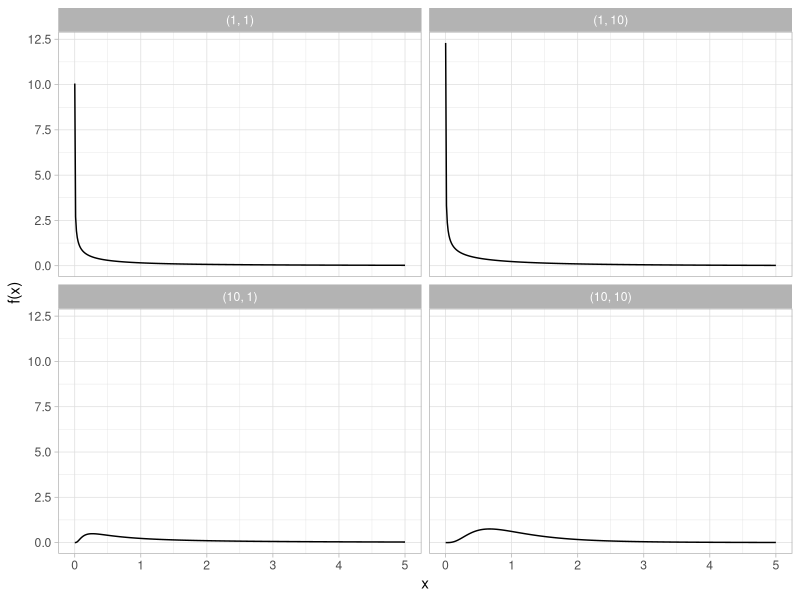
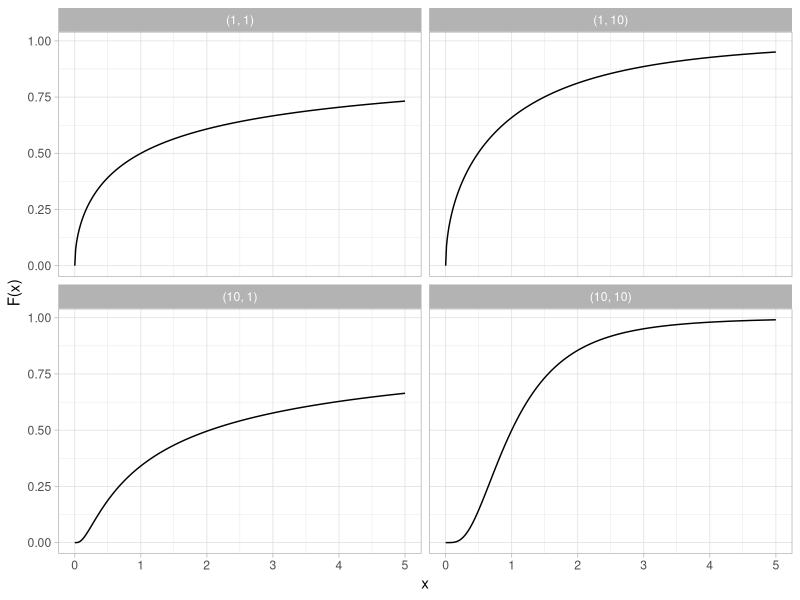
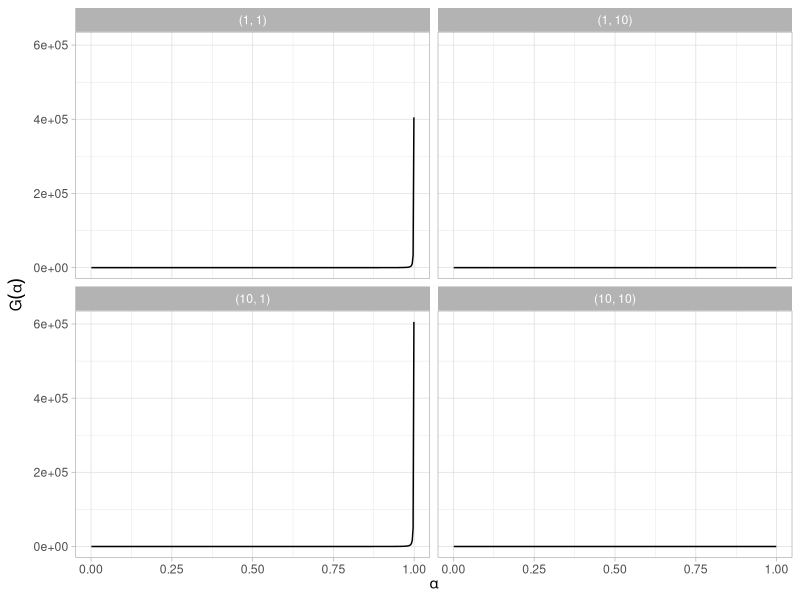

The R script that drew these images, in order:
## ---- chunk 1
#| code-fold: true
#| label: fig-f-dist-pdf
#| fig-cap: "F probability density function for four combinations of the shape parameters"
#| message: false
library(tidyverse)

params <- tribble(
  ~label, ~df1, ~df2,
  "(1, 1)", 1, 1,
  "(1, 10)", 1, 10,
  "(10, 1)", 10, 1,
  "(10, 10)", 10, 10
) |>
  mutate(label = fct_inorder(label))

expand_grid(x = seq(0.001, 5, length.out = 401), params) |>
  mutate(y = df(x, df1, df2)) |>
  ggplot(aes(x, y)) +
  geom_line() +
  facet_wrap(~label) +
  labs(x = "x", y = "f(x)") +
  theme_light()
## ---- chunk 2
#| code-fold: true
#| label: fig-f-dist-cdf
#| fig-cap: "F cumulative distribution function for four combinations of the shape parameters"
expand_grid(x = seq(0, 5, length.out = 401), params) |>
  mutate(y = pf(x, df1, df2)) |>
  ggplot(aes(x, y)) +
  geom_line() +
  facet_wrap(~label) +
  labs(x = "x", y = "F(x)") +
  theme_light()
## ---- chunk 3
#| code-fold: true
#| label: fig-f-dist-ppf
#| fig-cap: "F percent point function for four combinations of the shape parameters"
expand_grid(p = seq(0.001, 0.999, length.out = 401), params) |>
  mutate(x = qf(p, df1, df2)) |>
  ggplot(aes(p, x)) +
  geom_line() +
  facet_wrap(~label) +
  labs(x = expression(alpha), y = expression(G(alpha))) +
  theme_light()
